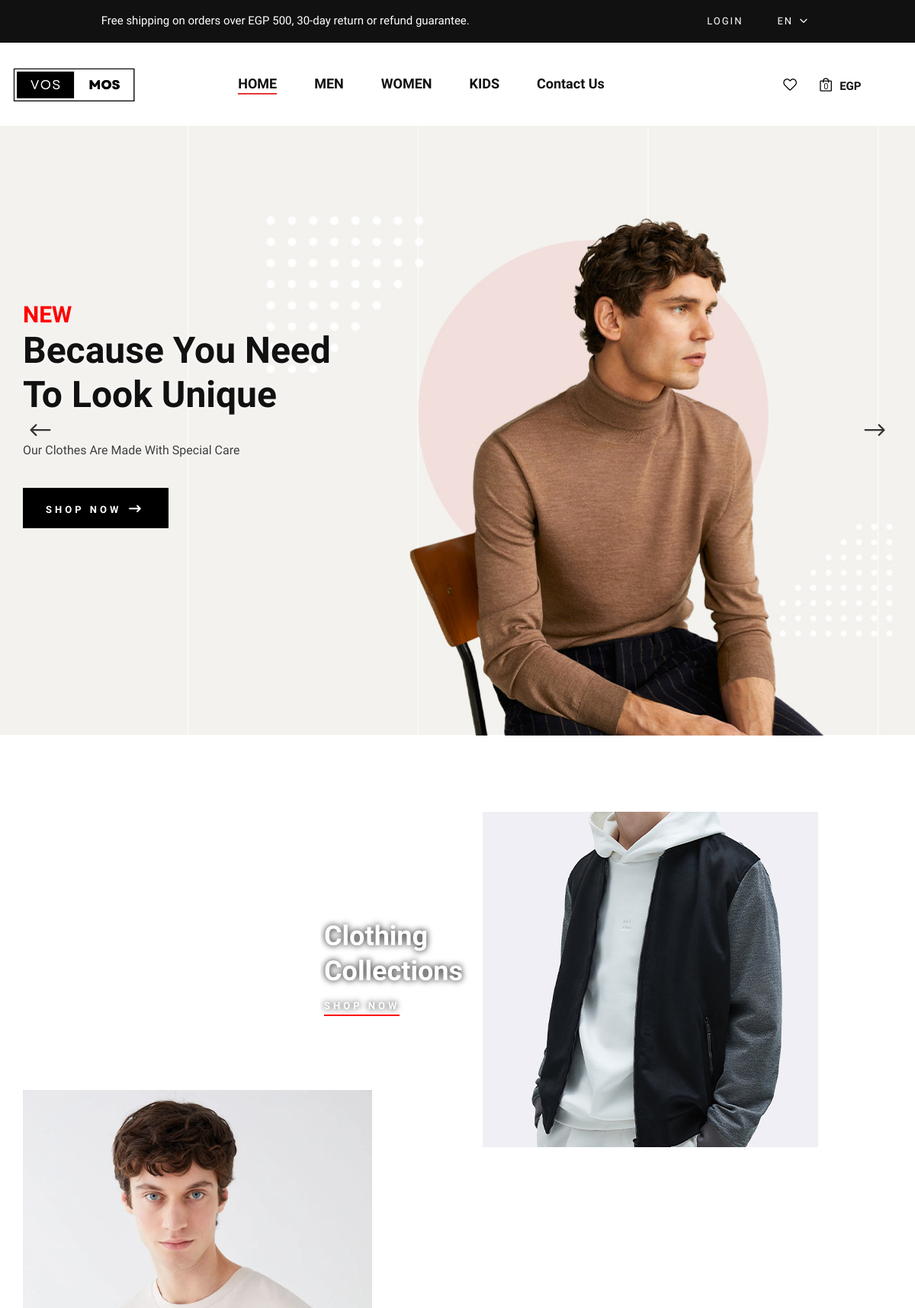
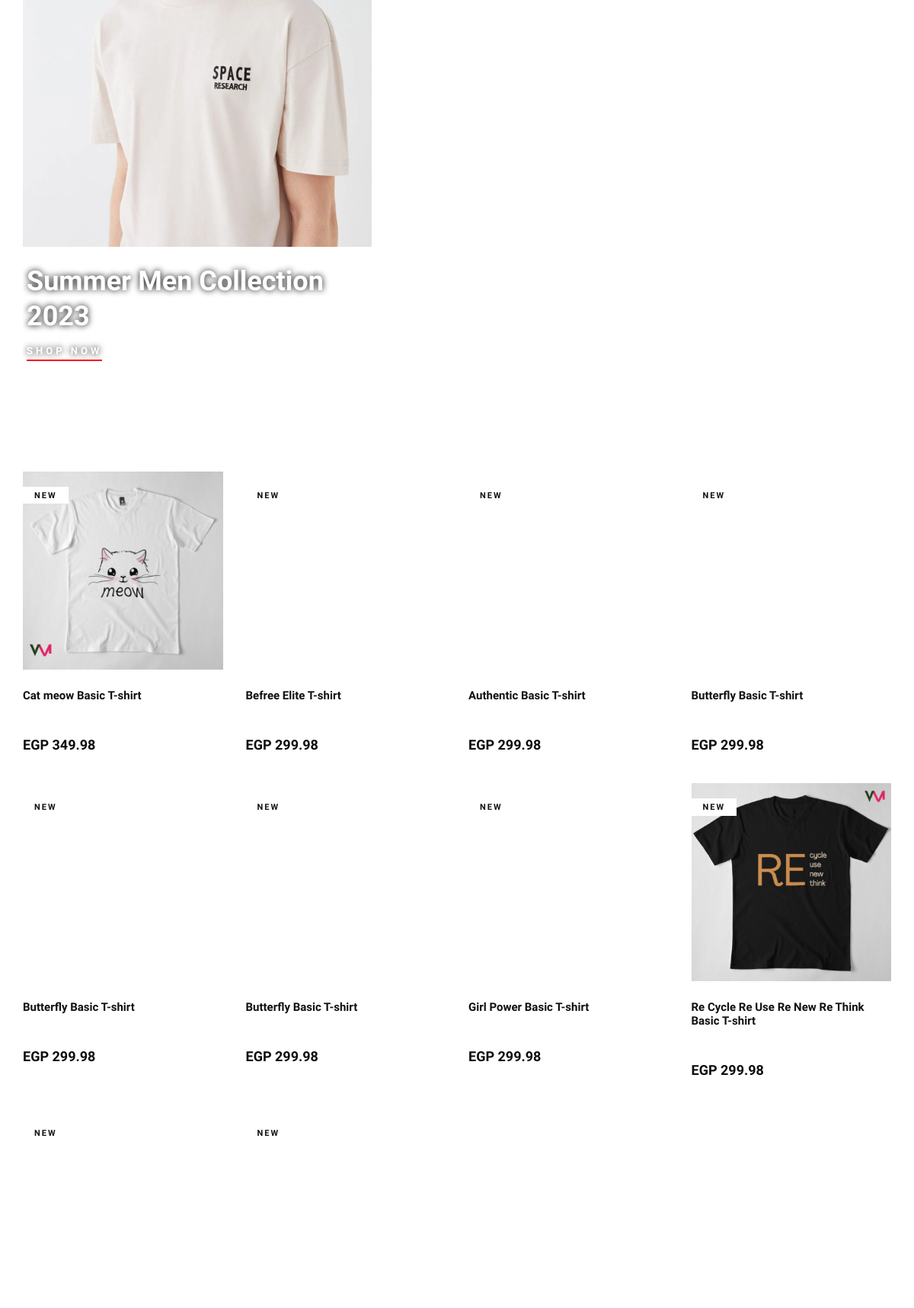
The page / (upper part) on the database its author committed (2 pictures, top to bottom).
### frontend/models.py (models this page shows)
class Product(models.Model):
    CATEGORY_CHOICES = (
        ('M', 'Men'),
        ('W', 'Women'),
        ('K', 'Kids'),
        ('A', 'Accessories'),
    )
    SUB_CATEGORY_CHOICES = (
    ('S', 'Shirt'),
    ('SW', 'Sport wear'),
    ('OW', 'Outwear')
    )
    LABEL_CHOICES = (
        ('NEW', 'primary'),
        ('BEST Seller', 'secondary'),
        ('N', '')
    )
    product_id = models.AutoField
    id = models.AutoField(primary_key=True, auto_created=True)
    product_name = models.CharField(max_length=50)
    category = models.ManyToManyField('Category', through='ProductCategory')
    label = models.CharField(choices=LABEL_CHOICES, max_length=11, default="")
    subcategory = models.CharField(choices= SUB_CATEGORY_CHOICES ,max_length=50, default="")
    price = models.FloatField(default=0)
    discount_price = models.FloatField(default=0)
    pub_date = models.DateField()
    image = models.ImageField(upload_to="static", default="", blank=True, null=True)
    material = models.CharField(max_length=50, default="Coton 100%")
    description = models.TextField(default="Are you looking for a t shirt that is comfortable, stylish and affordable? Look no further than our new collection of t shirts, designed to suit any occasion and personality. Whether you want to express your creativity, show your support for a cause, or simply enjoy a casual day out, we have the perfect t shirt for you. Our t shirts are made from high-quality cotton, which is soft, breathable and durable. They come in a variety of colors, sizes and designs, so you can find the one that matches your style and mood.  Our t shirts are easy to wash and care for, and they will not fade or shrink over time. They are also eco-friendly and ethically produced, so you can wear them with confidence and pride. Order your t shirt today and enjoy free shipping for orders over EGP 500. You will love how you look and feel in our t shirts, and so will everyone else. Don't miss this opportunity to get the best t shirt ever.")
    path = models.CharField(max_length=50, default="")
    def get_absolute_url(self):
        return f"/product_detail/{self.id}/"

### frontend/views.py (the view)
# urls.py: path('', views.index, name='index'),
def index(request):
    recently_viewed_product_ids = request.session.get('recently_viewed_products', [])
    recently_viewed_products = Product.objects.filter(id__in=recently_viewed_product_ids)
    products = Product.objects.all()[:10]
    return render(request, 'index.html', {
        'products': products,
        'recently_viewed_products': recently_viewed_products,
    })

### frontend/templates/index.html (shortened to what this page needs)
{% extends "layout.html" %}
{% load static %}
{% block body %}
 <section class="hero">
  <div class="hero__slider owl-carousel">
      <div class="hero__items set-bg" data-setbg="{% static 'frontend/img/hero/hero-1.jpg' %}">
          <div class="container">
              <div class="row">
                  <div class="col-xl-5 col-lg-7 col-md-8 col-12">
                    <div class="hero__text">
                      <h3 style="color: red; font-weight:700">NEW</h3>
                      <h2>Because You Need<br>To Look Unique</h2>
                      <p>Our Clothes Are Made With Special Care</p>
                      <a href="{% url 'show_products' %}" class="primary-btn">Shop now <span class="arrow_right"></span></a>
                  </div>
                  </div>
              </div>
          </div>
      </div>
  </div>
</section>
  <section class="banner spad">
      <div class="container">
          <div class="row">
              <div class="col-lg-7 offset-lg-4">
                  <div class="banner__item">
                      <div class="banner__item__pic">
                          <img src="{% static 'frontend/img/banner/banner-1.jpg' %}" alt="">
                      </div>
                      <div class="banner__item__text">
                          <h2>Clothing Collections</h2>
                          <a href="{% url 'show_products' 'W' %}">Shop now</a>
                      </div>
                  </div>
              </div>
              <div class="col-lg-5">
                  <div class="banner__item banner__item--middle">
                      <div class="banner__item__pic">
                          <img src="{% static 'frontend/img/banner/banner-2.jpg' %}" alt="">
                      </div>
                      <div class="banner__item__text">
                          <h2>Summer Men Collection 2023</h2>
                          <a href="{% url 'show_products' 'W' %}">Shop now</a>
                      </div>
                  </div>
              </div>
              <div class="col-lg-7">
                  <div class="banner__item banner__item--last">
                  </div>
              </div>
          </div>
      </div>
  </section>
<section class="product spad">
    <div class="container">
        <div class="row">
            <div class="col-lg-12">
            </div>
        </div>
        <div class="row product__filter">
            {% for product in products %}
            <div class="col-lg-3 col-md-6 col-sm-6 col-6 mix new-arrivals">
                <div class="product__item">
                    <div class="product__item__pic set-bg" data-setbg="{% static product.path %}"
                        onclick="window.location.href='{{ product.get_absolute_url }}'">
                        {% if product.label != 'N' %}
                        <span class="label">{{ product.label }}</span>
                        {% endif %}
                    </div>
                    <div class="product__item__text">
                        <h6>{{ product.product_name }}</h6>
                        <div class="rating">
                            <i class="fa fa-star-o"></i>
                            <i class="fa fa-star-o"></i>
                            <i class="fa fa-star-o"></i>
                            <i class="fa fa-star-o"></i>
                            <i class="fa fa-star-o"></i>
                        </div>
                        <h5>EGP {{ product.price|floatformat:2 }}</h5>
                    </div>
                </div>
            </div>
            {% endfor %}
          </div>
      </div>
  </section>
  <br>
  <br>
{% endblock %}

### frontend/static/frontend/css/style.css (style rules this page uses)
html, body { height: 100%; font-family: "Nunito Sans", sans-serif; -webkit-font-smoothing: antialiased; }
h1, h2, h3, h4, h5, h6 { margin: 0; color: #111111; font-weight: 400; font-family: "Nunito Sans", sans-serif; }
h2 { font-size: 36px; }
h3 { font-size: 30px; }
h5 { font-size: 18px; }
h6 { font-size: 16px; }
p { font-size: 15px; font-family: "Nunito Sans", sans-serif; color: #3d3d3d; font-weight: 400; line-height: 25px; margin: 0 0 15px 0; }
img { max-width: 100%; }
.set-bg { background-repeat: no-repeat; background-size: cover; background-position: top center; }
.spad { padding-top: 100px; padding-bottom: 100px; }
.primary-btn { display: inline-block; font-size: 13px; font-weight: 700; text-transform: uppercase; padding: 14px 30px; color: #ffffff; background: #000000; letter-spacing: 4px; }
.hero__slider.owl-carousel .owl-item.active .hero__text h2 { top: 0; opacity: 1; text-shadow: 0px 0px 5px white; }
.hero__slider.owl-carousel .owl-item.active .hero__text p { top: 0; opacity: 1; text-shadow: 0px 0px 5px white; }
.hero__slider.owl-carousel .owl-item.active .hero__text .primary-btn { top: 0; opacity: 1; }
.hero__items { height: 800px; padding-top: 230px; }
.hero__text h2 { color: #111111; font-size: 48px; font-weight: 700; line-height: 58px; margin-bottom: 30px; position: relative; top: 100px; opacity: 0; -webkit-transition: all, 0.6s; -o-transition: all, 0.6s; transition: all, 0.6s; }
.hero__text p { font-size: 16px; line-height: 28px; margin-bottom: 35px; position: relative; top: 100px; opacity: 0; -webkit-transition: all, 0.9s; -o-transition: all, 0.9s; transition: all, 0.9s; }
.hero__text .primary-btn { position: relative; top: 100px; opacity: 0; -webkit-transition: all, 1.1s; -o-transition: all, 1.1s; transition: all, 1.1s; }
.hero__text .primary-btn span { font-size: 20px; position: relative; top: 4px; font-weight: 700; }
.banner__item { position: relative; overflow: hidden; }
.banner__item.banner__item--middle { margin-top: -75px; }
.banner__item.banner__item--middle .banner__item__pic { float: none; }
.banner__item.banner__item--middle .banner__item__text { position: relative; top: 0; left: 0; max-width: 100%; padding-top: 22px; }
.banner__item.banner__item--last { margin-top: 100px; }
.banner__item__pic { float: right; }
.banner__item__text { max-width: 300px; position: absolute; left: 0; top: 140px; }
.banner__item__text h2 { color: white; font-weight: 700; line-height: 46px; margin-bottom: 10px; margin-left: 5px; text-shadow: 0px 0px 8px black; }
.banner__item__text a { display: inline-block; color: white; font-size: 13px; font-weight: 700; letter-spacing: 4px; text-transform: uppercase; padding: 3px 0; position: relative; margin-left: 5px; text-shadow: 0px 0px 8px black; }
.banner__item__text a:after { position: absolute; left: 0; bottom: 0; width: 100%; height: 2px; background: #111111; content: ""; -webkit-transition: all, 0.3s; -o-transition: all, 0.3s; transition: all, 0.3s; }
.product { padding-top: 0; padding-bottom: 60px; }
.product__item { overflow: hidden; margin-bottom: 40px; }
.product__item__pic { height: 260px; position: relative; background-position: center center; }
.product__item__pic .label { color: #111111; font-size: 11px; font-weight: 700; letter-spacing: 2px; text-transform: uppercase; display: inline-block; padding: 4px 15px 2px; background: #ffffff; position: absolute; left: 0; top: 20px; }
.product__item__text { padding-top: 25px; position: relative; }
.product__item__text h6 { color: #111111; font-size: 15px; font-weight: 600; margin-bottom: 15px; -webkit-transition: all, 0.3s; -o-transition: all, 0.3s; transition: all, 0.3s; }
.product__item__text .rating { margin-bottom: 6px; }
.product__item__text .rating i { font-size: 14px; color: #b7b7b7; margin-right: -5px; }
.product__item__text h5 { color: #0d0d0d; font-weight: 700; }
.hero .hero__items { height: 100vh ; background-position: 60%; }
.banner .container .row .banner__item__text a::after { background: red; }
@media only screen and (min-width: 1200px) { .container { max-width: 1170px; } }

### rows shown on the page
Product: shows a picture, label "NEW", product_name "Cat meow Basic T-shirt", price "349.98"
Product: label "NEW", product_name "Befree Elite T-shirt", price "299.98"
Product: label "NEW", product_name "Authentic Basic T-shirt", price "299.98"
Product: label "NEW", product_name "Butterfly Basic T-shirt", price "299.98"
Product: label "NEW", product_name "Butterfly Basic T-shirt", price "299.98"
Product: label "NEW", product_name "Butterfly Basic T-shirt", price "299.98"
Product: label "NEW", product_name "Girl Power Basic T-shirt", price "299.98"
Product: shows a picture, label "NEW", product_name "Re Cycle Re Use Re New Re Think Basic T-shirt", price "299.98"
Product: label "NEW"
Product: label "NEW"
